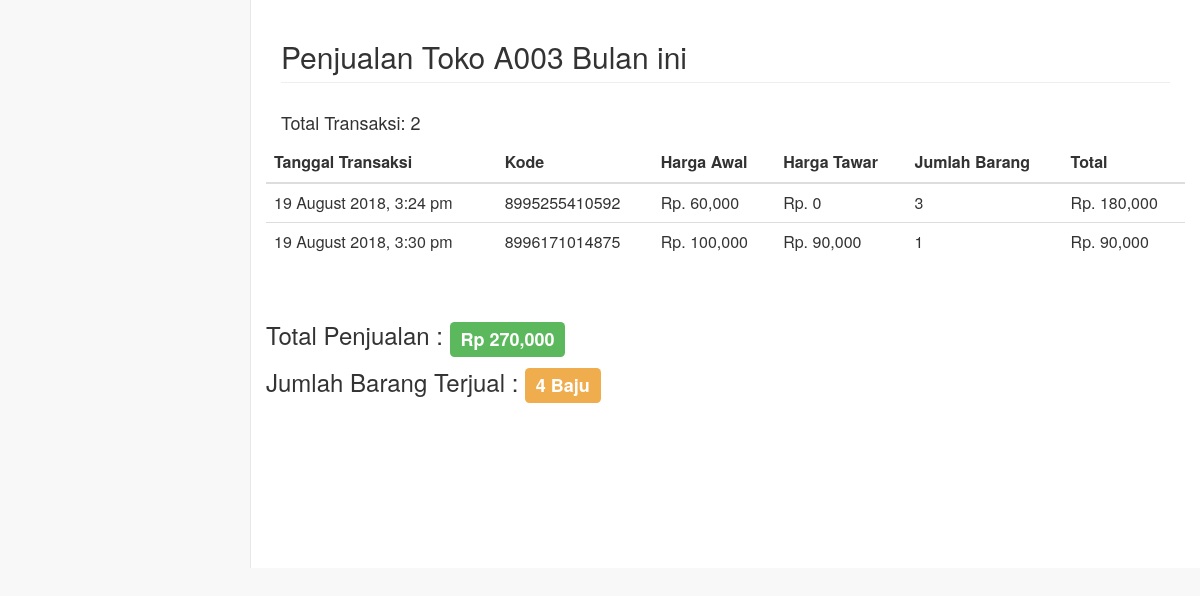
The app's page /dashboardPenjualan/jualDetail.php?toko=3 with its own data.
### tables this page shows
CREATE TABLE `toko` (
  `idToko` int(2) NOT NULL,
  `nama` varchar(15) NOT NULL
);

CREATE TABLE `penjualan` (
  `idPenjualan` int(7) NOT NULL,
  `kode` varchar(13) NOT NULL,
  `toko` int(2) NOT NULL,
  `harga` int(7) NOT NULL,
  `tawar` int(7) DEFAULT NULL,
  `jumlahJual` int(6) NOT NULL,
  `total` int(8) NOT NULL,
  `tglTransaksi` datetime NOT NULL,
  `lemari` varchar(15) NOT NULL
);

### dashboardPenjualan/jualDetail.php (the view, shortened to what this page needs)
<?php
	include "../koneksi.php";
	$toko=$_GET['toko'];
	$query = mysqli_query($con,"select * from toko where idToko='$toko'");
	while ($data = mysqli_fetch_array($query)){
		$nama=$data['nama'];
	}
?>
<html>
<head>
    <link href="../vendor/bootstrap/css/bootstrap.min.css" rel="stylesheet">
    <link href="../vendor/metisMenu/metisMenu.min.css" rel="stylesheet">
	<link href="../dist/css/sb-admin-2.css" rel="stylesheet">
	<link href="../vendor/font-awesome/css/font-awesome.min.css" rel="stylesheet" type="text/css">
</head>
<body>
<div id="page-wrapper">
  <div class="row">
    <div class="col-lg-12">
      <h2 class="page-header">Penjualan Toko <?php echo $nama; ?> Bulan ini</h2>
    </div>
  </div>
<div class="row">
	<?php
		$qryTampil = mysqli_query($con,"select * from penjualan where toko='$toko' and (month(tglTransaksi)=month(date(now())) and year(tglTransaksi)=year(date(now()))) order by tglTransaksi, kode asc;");
		$qryHitung = mysqli_query($con,"select count(idPenjualan),sum(total),sum(jumlahJual) from penjualan where toko='$toko' and (month(tglTransaksi)=month(date(now())) and year(tglTransaksi)=year(date(now())));");
		$dtaHit = mysqli_fetch_row($qryHitung);
	?>
        <h4 class="col-lg-6">
          Total Transaksi: <?php echo $dtaHit[0]; ?>
        </h4>
      <table class="table table-hover table-responsive">
        <thead>
          <tr>
            <th>Tanggal Transaksi</th>
            <th>Kode</th>
            <th>Harga Awal</th>
            <th>Harga Tawar</th>
			<th>Jumlah Barang</th>
            <th>Total</th>
          </tr>
        </thead>
        <tbody>
        <?php
          while ($dta = mysqli_fetch_array($qryTampil)) {
            echo '<tr>
              <td>'.date("j F Y, g:i a",strtotime($dta['tglTransaksi'])).'</td>
              <td>'.$dta['kode'].'</td>
              <td>Rp. '.number_format($dta['harga']).'</td>
              <td>Rp. '.number_format($dta['tawar']).'</td>
			  <td>'.$dta['jumlahJual'].'</td>
			  <td>Rp. '.number_format($dta['total']).'</td>
            </tr>';
          }
        ?>
        </tbody>
      </table>
	  <br>
      <h3>
        Total Penjualan :
        <span class="label label-success">
          <?php echo 'Rp '.number_format($dtaHit[1]);?>
        </span>
      </h3>
	  <h3>
        Jumlah Barang Terjual :
        <span class="label label-warning">
          <?php
			if(isset($dtaHit[2])){
				echo $dtaHit[2]." Baju";
			} else {
				echo "0 Baju";
			}
			?>
        </span>
      </h3>
</div>
</div>
</body>
</html>

### records on screen
toko: nama "A003"
penjualan: tglTransaksi "19 August 2018, 3:24 pm", kode "8995255410592", harga "60,000", tawar "0", jumlahJual "3", total "180,000"
penjualan: tglTransaksi "19 August 2018, 3:30 pm", kode "8996171014875", harga "100,000", tawar "90,000", jumlahJual "1", total "90,000"

### other values on screen
$dtaHit[0] "2"
$dtaHit[1] "270,000"
$dtaHit[2] "4"
